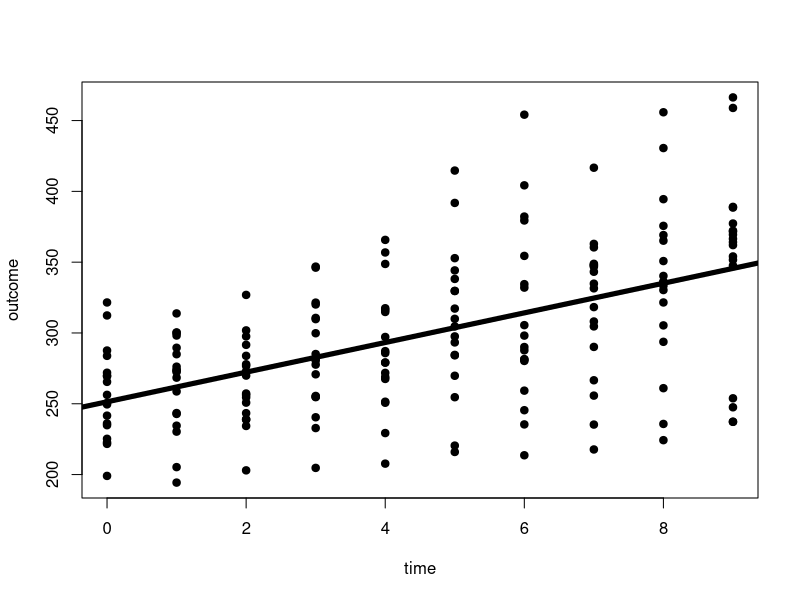
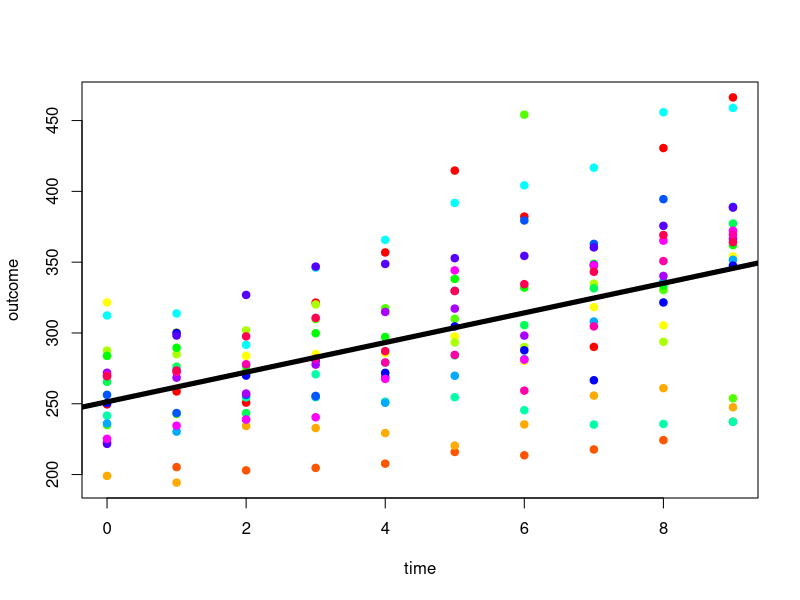
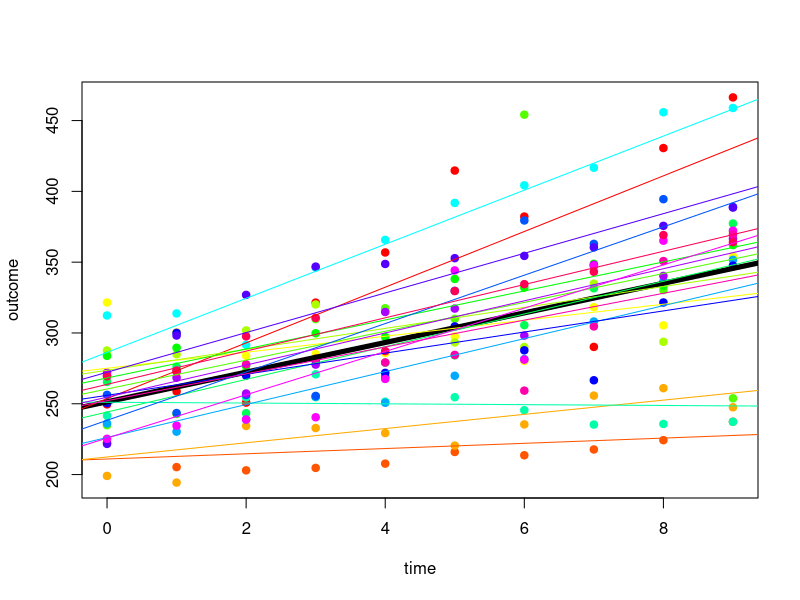
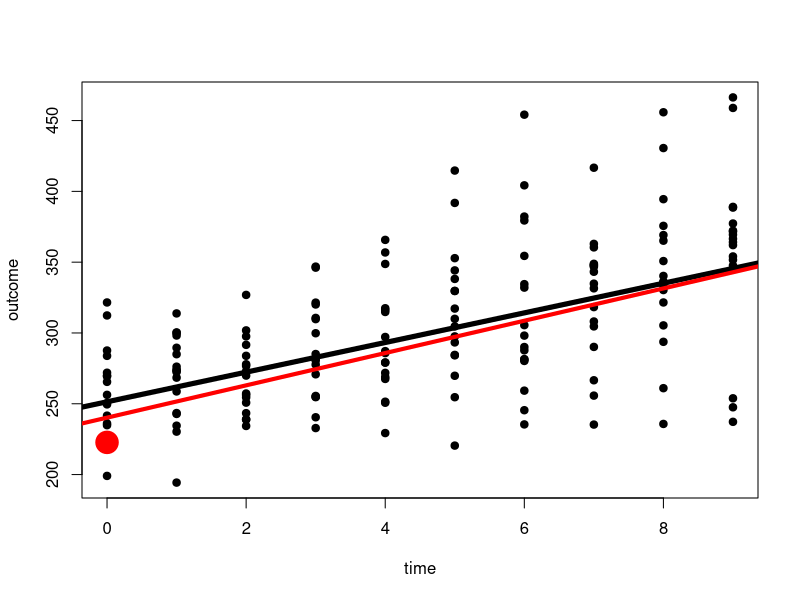
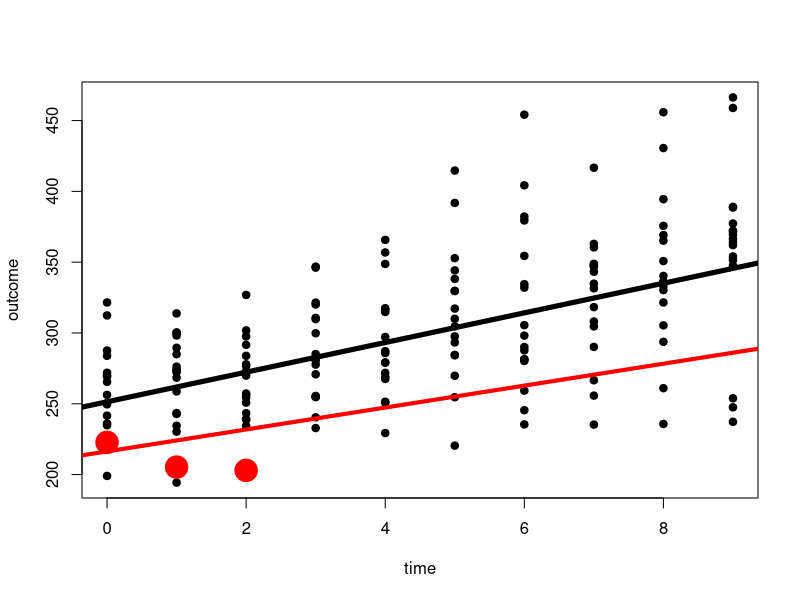
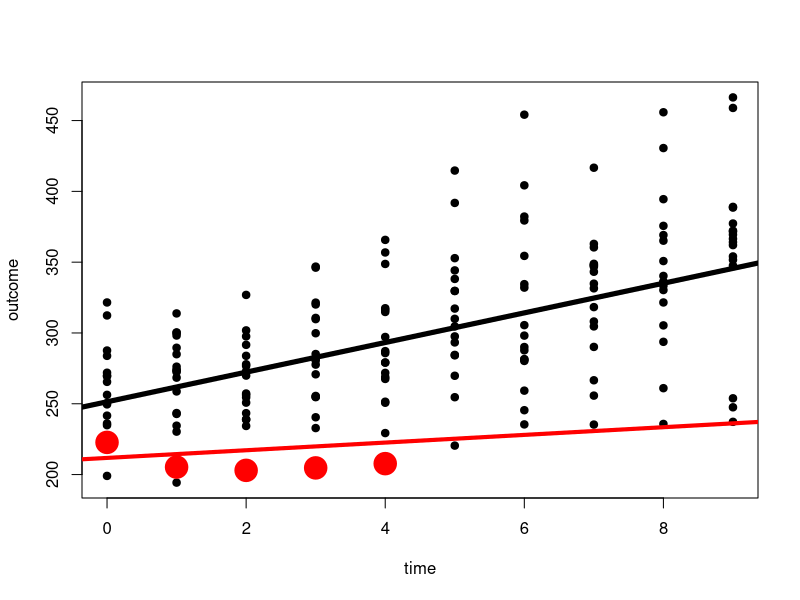
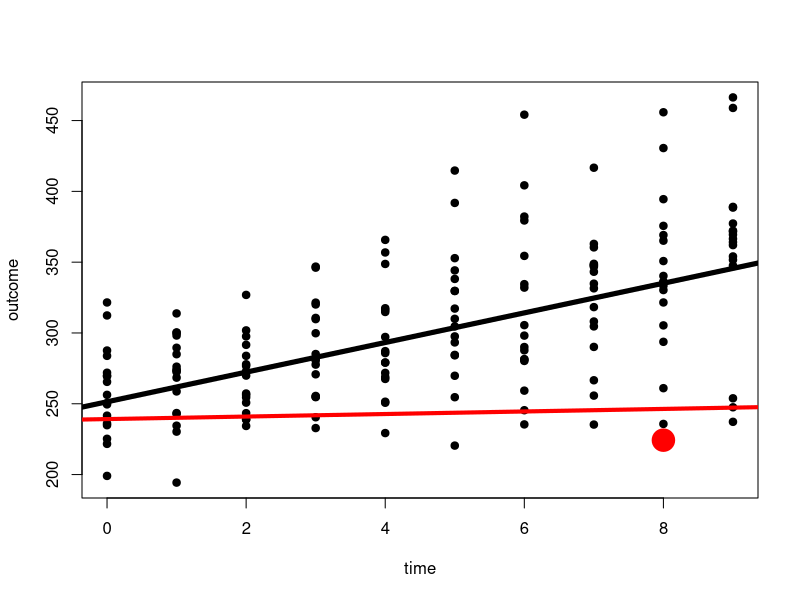
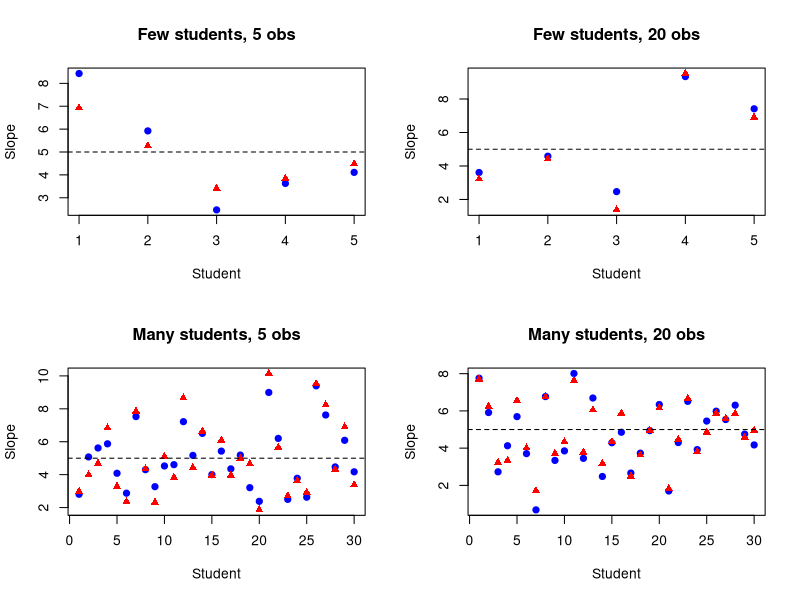

These charts were generated, in order, by the following R code:
## ---- chunk 1
library(lme4)
## ---- chunk 2
lm.res <- lm(Reaction ~ Days, data=sleepstudy)
plot(sleepstudy$Days, sleepstudy$Reaction, pch=19, col="black",xlab="time",ylab="outcome")
abline(lm.res,col="black",lwd=5)
## ---- chunk 3

lme.res <- lmer(Reaction ~ Days + (Days|Subject), data=sleepstudy)
summary(lme.res)

my.cols <- rainbow(18)[as.numeric(sleepstudy$Subject)]
plot(sleepstudy$Days, sleepstudy$Reaction, pch=19, col=my.cols,xlab="time",ylab="outcome")
abline(lm.res,col="black",lwd=5)


my.cols <- rainbow(18)[as.numeric(sleepstudy$Subject)]
plot(sleepstudy$Days, sleepstudy$Reaction, pch=19, col=my.cols,xlab="time",ylab="outcome")
abline(lm.res,col="black",lwd=5)
indiv.coef <- coef(lme.res)$Subject
for(i in 1:nrow(indiv.coef)){
  abline(a=indiv.coef[i,1],b=indiv.coef[i,2],col=unique(my.cols)[i])
}
## ---- chunk 4
sleepstudy2 <- sleepstudy[c(1:10,11,21:180),]
lme.res2 <- lmer(Reaction ~ Days + (Days|Subject), data=sleepstudy2)
plot(sleepstudy2$Days, sleepstudy2$Reaction, pch=19, col="black",xlab="time",ylab="outcome")
abline(lm.res,col="black",lwd=5)
points(sleepstudy2$Days[sleepstudy2$Subject==309], sleepstudy2$Reaction[sleepstudy2$Subject==309], pch=19, col="red",cex=3)
indiv.coef2 <- coef(lme.res2)$Subject
for(i in which(rownames(indiv.coef2)==309)){
  abline(a=indiv.coef2[i,1],b=indiv.coef2[i,2],col="red",lwd=4)
}
## ---- chunk 5
sleepstudy2 <- sleepstudy[c(1:10,11:13,21:180),]
lme.res2 <- lmer(Reaction ~ Days + (Days|Subject), data=sleepstudy2)
plot(sleepstudy2$Days, sleepstudy2$Reaction, pch=19, col="black",xlab="time",ylab="outcome")
abline(lm.res,col="black",lwd=5)
points(sleepstudy2$Days[sleepstudy2$Subject==309], sleepstudy2$Reaction[sleepstudy2$Subject==309], pch=19, col="red",cex=3)
indiv.coef2 <- coef(lme.res2)$Subject
for(i in which(rownames(indiv.coef2)==309)){
  abline(a=indiv.coef2[i,1],b=indiv.coef2[i,2],col="red",lwd=4)
}
## ---- chunk 6
sleepstudy2 <- sleepstudy[c(1:10,11:15,21:180),]
lme.res2 <- lmer(Reaction ~ Days + (Days|Subject), data=sleepstudy2)
plot(sleepstudy2$Days, sleepstudy2$Reaction, pch=19, col="black",xlab="time",ylab="outcome")
abline(lm.res,col="black",lwd=5)
points(sleepstudy2$Days[sleepstudy2$Subject==309], sleepstudy2$Reaction[sleepstudy2$Subject==309], pch=19, col="red",cex=3)
indiv.coef2 <- coef(lme.res2)$Subject
for(i in which(rownames(indiv.coef2)==309)){
  abline(a=indiv.coef2[i,1],b=indiv.coef2[i,2],col="red",lwd=4)
}
## ---- chunk 7
sleepstudy2 <- sleepstudy[c(1:10,19,21:180),]
lme.res2 <- lmer(Reaction ~ Days + (Days|Subject), data=sleepstudy2)
plot(sleepstudy2$Days, sleepstudy2$Reaction, pch=19, col="black",xlab="time",ylab="outcome")
abline(lm.res,col="black",lwd=5)
points(sleepstudy2$Days[sleepstudy2$Subject==309], sleepstudy2$Reaction[sleepstudy2$Subject==309], pch=19, col="red",cex=3)
indiv.coef2 <- coef(lme.res2)$Subject
for(i in which(rownames(indiv.coef2)==309)){
  abline(a=indiv.coef2[i,1],b=indiv.coef2[i,2],col="red",lwd=4)
}
## ---- chunk 8

# Load package
library(lme4)

set.seed(123)

# Helper function: simulate and fit one scenario
simulate_and_fit <- function(n_students, n_obs) {
  true_pop_slope <- 5
  true_pop_intercept <- 50
  sd_intercept <- 5
  sd_slope <- 2
  sd_error <- 5

  # Random intercepts and slopes
  rand_intercepts <- rnorm(n_students, mean = 0, sd = sd_intercept)
  rand_slopes <- rnorm(n_students, mean = 0, sd = sd_slope)

  # Build dataset
  student <- rep(1:n_students, each = n_obs)
  sleep <- rep(seq(4, 10, length.out = n_obs), times = n_students)

  intercept <- true_pop_intercept + rand_intercepts[student]
  slope <- true_pop_slope + rand_slopes[student]

  score <- intercept + slope * sleep + rnorm(n_students * n_obs, 0, sd_error)

  data <- data.frame(student = factor(student), sleep = sleep, score = score)

  # Fit mixed model
  model <- lmer(score ~ sleep + (sleep | student), data = data, REML = TRUE)

  # Extract slopes
  true_slopes <- true_pop_slope + rand_slopes
  est_slopes <- coef(model)$student[, "sleep"]

  list(true_slopes = true_slopes, est_slopes = est_slopes, pop_slope = true_pop_slope)
}

# Function to compare 4 scenarios in a 2x2 grid
compare_shrinkage <- function(n_students_few, n_students_many, n_obs_few, n_obs_many) {
  # Run all four scenarios
  res1 <- simulate_and_fit(n_students_few, n_obs_few) # few students, few obs
  res2 <- simulate_and_fit(n_students_few, n_obs_many) # few students, many obs
  res3 <- simulate_and_fit(n_students_many, n_obs_few) # many students, few obs
  res4 <- simulate_and_fit(n_students_many, n_obs_many) # many students, many obs

  par(mfrow = c(2, 2))

  plot(res1$true_slopes, pch = 19, col = "blue",
       ylim = range(c(res1$true_slopes, res1$est_slopes)),
       xlab = "Student", ylab = "Slope",
       main = paste("Few students,", n_obs_few, "obs"))
  points(res1$est_slopes, pch = 17, col = "red")
  abline(h = res1$pop_slope, lty = 2)

  plot(res2$true_slopes, pch = 19, col = "blue",
       ylim = range(c(res2$true_slopes, res2$est_slopes)),
       xlab = "Student", ylab = "Slope",
       main = paste("Few students,", n_obs_many, "obs"))
  points(res2$est_slopes, pch = 17, col = "red")
  abline(h = res2$pop_slope, lty = 2)

  plot(res3$true_slopes, pch = 19, col = "blue",
       ylim = range(c(res3$true_slopes, res3$est_slopes)),
       xlab = "Student", ylab = "Slope",
       main = paste("Many students,", n_obs_few, "obs"))
  points(res3$est_slopes, pch = 17, col = "red")
  abline(h = res3$pop_slope, lty = 2)

  plot(res4$true_slopes, pch = 19, col = "blue",
       ylim = range(c(res4$true_slopes, res4$est_slopes)),
       xlab = "Student", ylab = "Slope",
       main = paste("Many students,", n_obs_many, "obs"))
  points(res4$est_slopes, pch = 17, col = "red")
  abline(h = res4$pop_slope, lty = 2)
}

# --- Example usage ---
compare_shrinkage(n_students_few = 5, n_students_many = 30,n_obs_few = 5, n_obs_many = 20)





